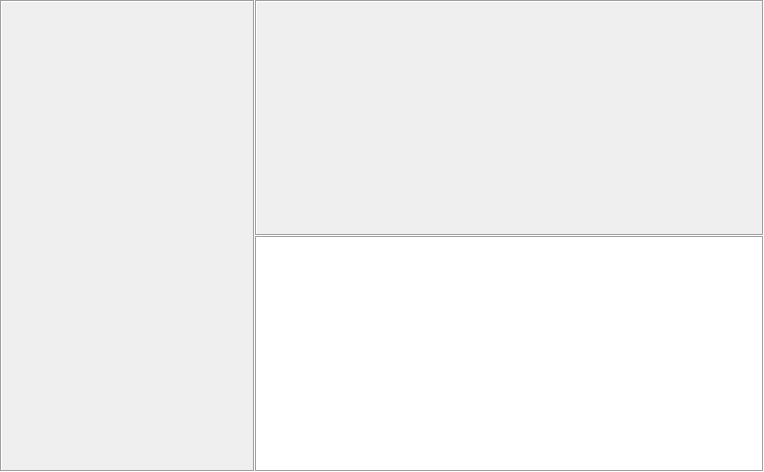
<?xml version="1.0" encoding="UTF-8"?>
<ui version="4.0">
 <class>outImageDisplay</class>
 <widget class="QDialog" name="outImageDisplay">
  <property name="geometry">
   <rect>
    <x>0</x>
    <y>0</y>
    <width>764</width>
    <height>472</height>
   </rect>
  </property>
  <property name="windowTitle">
   <string>CV | Pop Display</string>
  </property>
  <layout class="QGridLayout" name="gridLayout">
   <property name="leftMargin">
    <number>0</number>
   </property>
   <property name="topMargin">
    <number>0</number>
   </property>
   <property name="rightMargin">
    <number>0</number>
   </property>
   <property name="bottomMargin">
    <number>0</number>
   </property>
   <property name="spacing">
    <number>0</number>
   </property>
   <item row="0" column="0" rowspan="2">
    <widget class="QLabel" name="inputDisplay">
     <property name="sizePolicy">
      <sizepolicy hsizetype="Preferred" vsizetype="Preferred">
       <horstretch>1</horstretch>
       <verstretch>0</verstretch>
      </sizepolicy>
     </property>
     <property name="minimumSize">
      <size>
       <width>0</width>
       <height>0</height>
      </size>
     </property>
     <property name="maximumSize">
      <size>
       <width>16777215</width>
       <height>16777215</height>
      </size>
     </property>
     <property name="baseSize">
      <size>
       <width>847</width>
       <height>1380</height>
      </size>
     </property>
     <property name="autoFillBackground">
      <bool>false</bool>
     </property>
     <property name="frameShape">
      <enum>QFrame::Box</enum>
     </property>
     <property name="frameShadow">
      <enum>QFrame::Sunken</enum>
     </property>
     <property name="lineWidth">
      <number>1</number>
     </property>
     <property name="text">
      <string/>
     </property>
     <property name="scaledContents">
      <bool>true</bool>
     </property>
    </widget>
   </item>
   <item row="0" column="1">
    <widget class="QLabel" name="histDisplay">
     <property name="sizePolicy">
      <sizepolicy hsizetype="Preferred" vsizetype="Preferred">
       <horstretch>2</horstretch>
       <verstretch>10</verstretch>
      </sizepolicy>
     </property>
     <property name="minimumSize">
      <size>
       <width>0</width>
       <height>0</height>
      </size>
     </property>
     <property name="maximumSize">
      <size>
       <width>16777215</width>
       <height>16777215</height>
      </size>
     </property>
     <property name="baseSize">
      <size>
       <width>1722</width>
       <height>660</height>
      </size>
     </property>
     <property name="autoFillBackground">
      <bool>false</bool>
     </property>
     <property name="frameShape">
      <enum>QFrame::Box</enum>
     </property>
     <property name="frameShadow">
      <enum>QFrame::Sunken</enum>
     </property>
     <property name="lineWidth">
      <number>1</number>
     </property>
     <property name="text">
      <string/>
     </property>
     <property name="scaledContents">
      <bool>true</bool>
     </property>
    </widget>
   </item>
   <item row="1" column="1">
    <widget class="QTextBrowser" name="textBrowser">
     <property name="sizePolicy">
      <sizepolicy hsizetype="Preferred" vsizetype="Preferred">
       <horstretch>2</horstretch>
       <verstretch>10</verstretch>
      </sizepolicy>
     </property>
     <property name="font">
      <font>
       <family>Arial</family>
       <pointsize>12</pointsize>
      </font>
     </property>
     <property name="autoFillBackground">
      <bool>false</bool>
     </property>
     <property name="frameShape">
      <enum>QFrame::Box</enum>
     </property>
    </widget>
   </item>
  </layout>
 </widget>
 <layoutdefault spacing="6" margin="11"/>
 <resources/>
 <connections/>
</ui>
